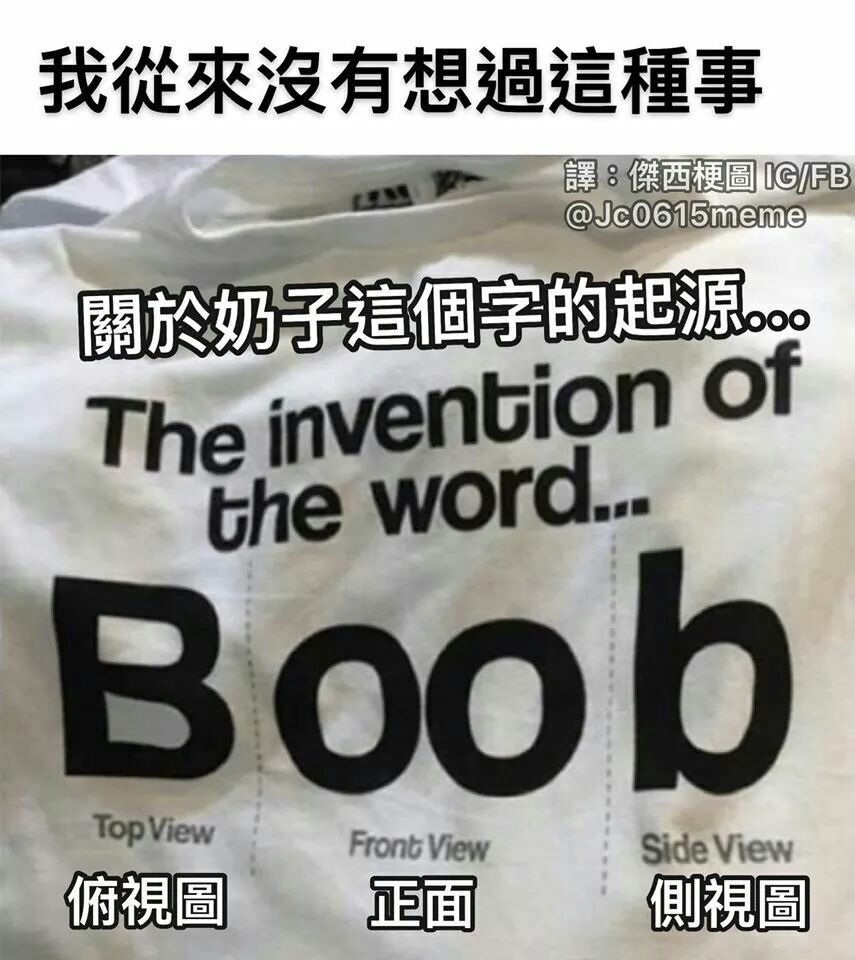
#> input picture utils/image_1.jpg, 855 x 960 px
$ python calculate_cc.py
#> lines starting #> are read from the running program, lines starting #| are printed output that depends on the picture; long printed decimals are rounded
import cv2
import numpy as np
import matplotlib.pyplot as plt

def hor_adjancy_corr_pixel(img):
	img_size = img.shape
	x1 = img[:,1:img.shape[1]-1]
	y1 = img[:,2:img.shape[1]]
	print(x1[:])
	plt.scatter(x1, y1, s=1)
	plt.title("Horizontal Scatter Plot")
	plt.show()
	all_x1 = x1.flatten()
	all_y1 = y1.flatten()
	return np.corrcoef(all_x1,all_y1)[1,0]

def ver_adjancy_corr_pixel(img):
	img_size = img.shape
	x1 = img[1:img.shape[0]-1,:]
	y1 = img[2:img.shape[0],:]
	plt.scatter(x1, y1, s=1)
	plt.title("Vertical Scatter Plot")
	plt.show()
	all_x1 = x1.flatten()
	all_y1 = y1.flatten()
	return np.corrcoef(all_x1,all_y1)[1,0]

def diag_adjancy_corr_pixel(img):
	img_size = img.shape
	x1 = img[1:img_size[0]-1,1:img_size[1]-1]
	y1 = img[2:img_size[0],2:img_size[1]]
	plt.scatter(x1, y1, s=1)
	plt.title("Diagonal Scatter Plot")
	plt.show()
	all_x1 = x1.flatten()
	all_y1 = y1.flatten()
	return np.corrcoef(all_x1,all_y1)[1,0]

def a_diag_adjancy_corr_pixel(img):
	img_size = img.shape
	x1 = img[2:img_size[0],1:img_size[1]-1]
	y1 = img[1:img_size[0]-1,2:img_size[1]];
	plt.scatter(x1, y1, s=1)
	plt.title("Anti-Diagonal Scatter Plot")
	plt.show()
	all_x1 = x1.flatten()
	all_y1 = y1.flatten()
	return np.corrcoef(all_x1,all_y1)[1,0]


n = 1
img = cv2.imread("image_1.jpg", cv2.IMREAD_GRAYSCALE)
#> img: shape (960, 855); min 0, max 255, mean 155.8
horizontal = hor_adjancy_corr_pixel(img)
#> (printed output is left out)
#> in hor_adjancy_corr_pixel, `plt.show()`:
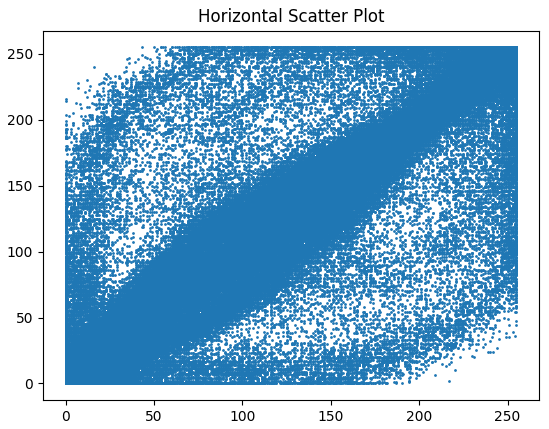
#> figure drawn by matplotlib, 1 panel
#> horizontal = 0.965
print("Horizontal corelation coefficient:", horizontal)
#| Horizontal corelation coefficient: 0.9648
vertical = ver_adjancy_corr_pixel(img)
#> in ver_adjancy_corr_pixel, `plt.show()`:
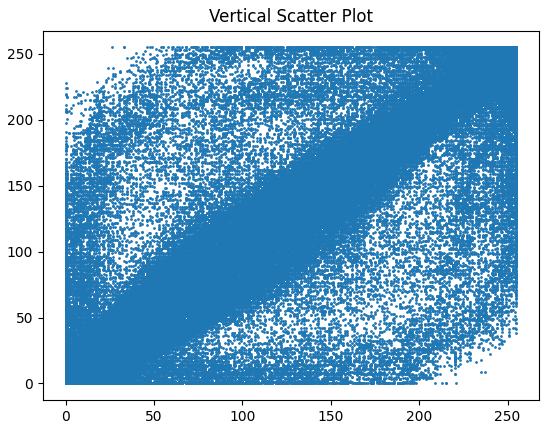
#> figure drawn by matplotlib, 1 panel
#> vertical = 0.961
print("Vertical corelation coefficient:", vertical)
#| Vertical corelation coefficient: 0.961
diagonal = diag_adjancy_corr_pixel(img)
#> in diag_adjancy_corr_pixel, `x1 = img[1:img_size[0]-1,1:img_size[1]-1]`:
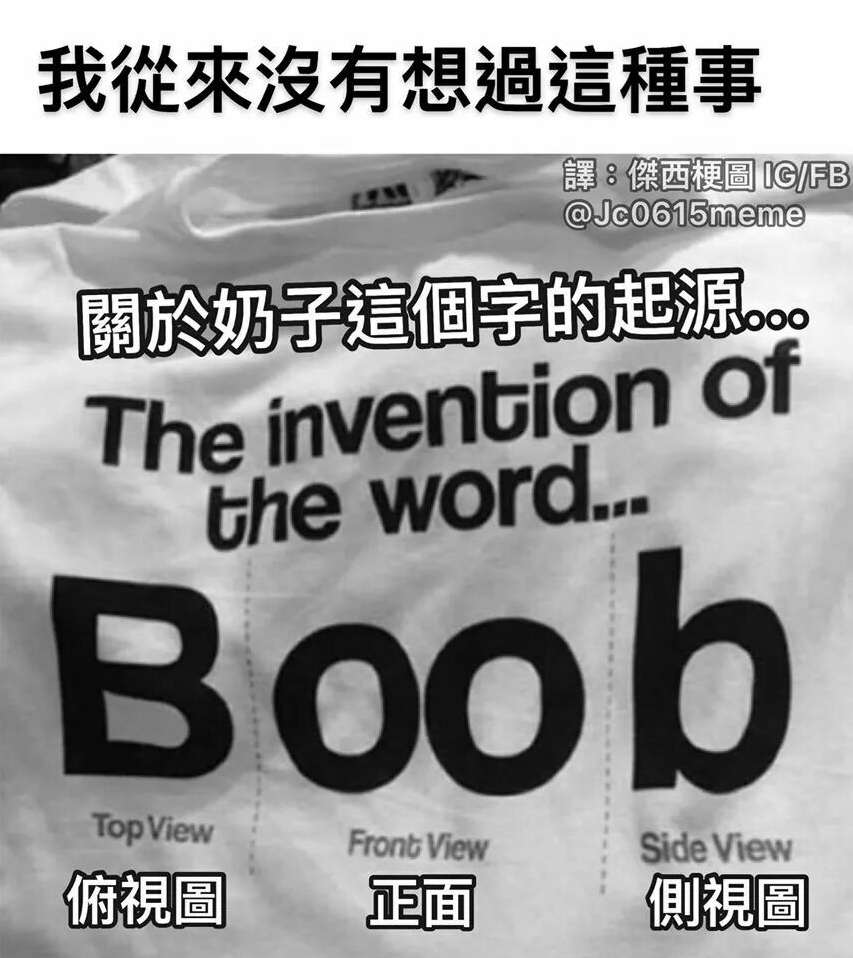
#> x1: shape (958, 853); min 0, max 255, mean 155.5
#> in diag_adjancy_corr_pixel, `plt.show()`:
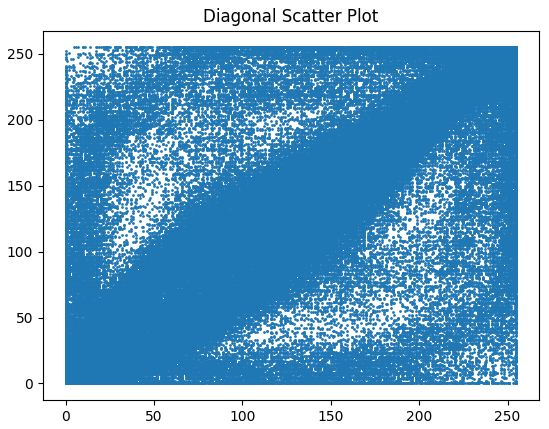
#> figure drawn by matplotlib, 1 panel
#> diagonal = 0.929
print("Diagonal corelation coefficient:", diagonal)
#| Diagonal corelation coefficient: 0.9289
anti_diagonal = a_diag_adjancy_corr_pixel(img)
#> in a_diag_adjancy_corr_pixel, `x1 = img[2:img_size[0],1:img_size[1]-1]`:
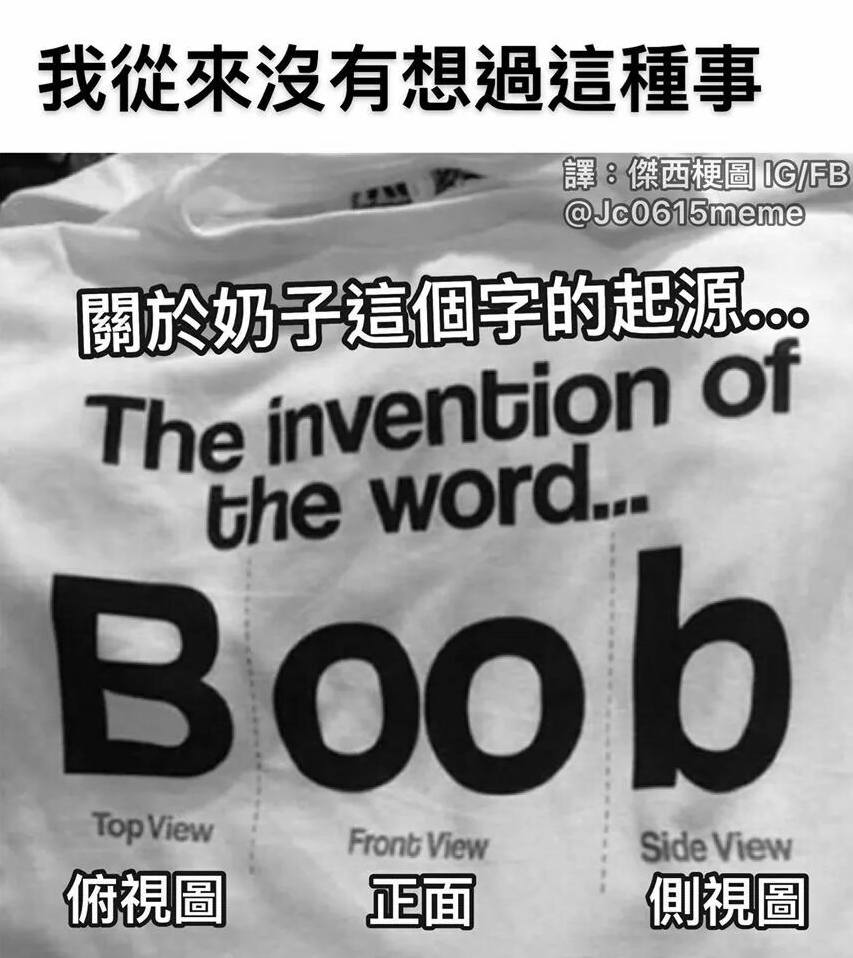
#> x1: shape (958, 853); min 0, max 255, mean 155.5
#> in a_diag_adjancy_corr_pixel, `y1 = img[1:img_size[0]-1,2:img_size[1]];`:
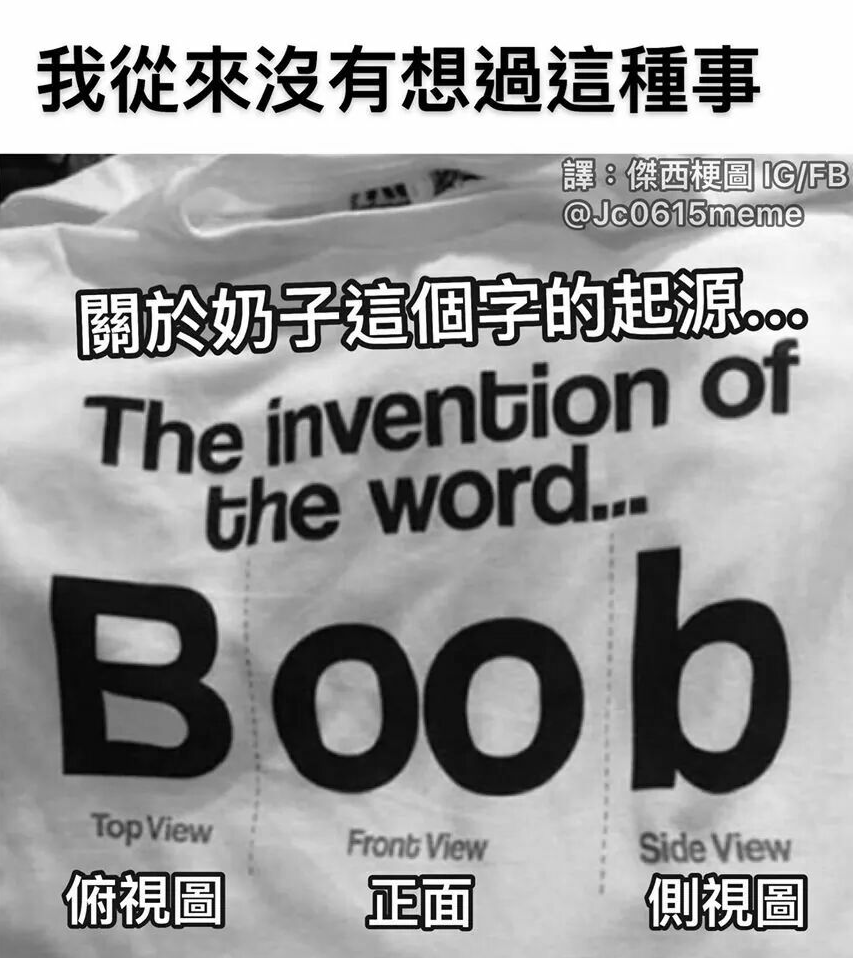
#> y1: shape (958, 853); min 0, max 255, mean 155.6
#> in a_diag_adjancy_corr_pixel, `plt.show()`:
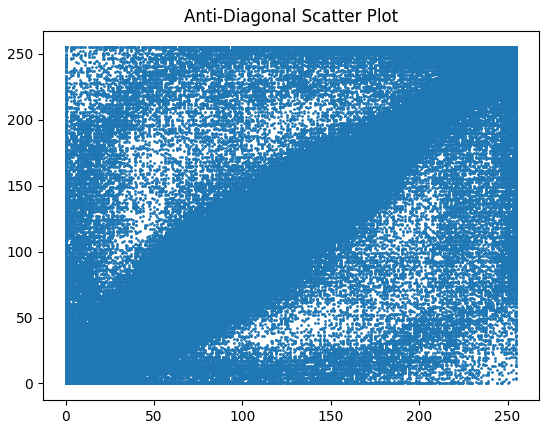
#> figure drawn by matplotlib, 1 panel
#> anti_diagonal = 0.934
print("Anti-Diagonal corelation coefficient:", anti_diagonal)
#| Anti-Diagonal corelation coefficient: 0.9336
